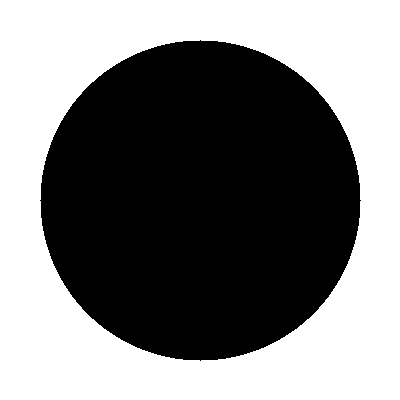
#> input picture TP2/Tp2VA/refs/circulo.png, 400 x 400 px
$ python detector.py
#> lines starting #> are read from the running program, lines starting #| are printed output that depends on the picture; after the words box and inside, x2 and y2 are one past the last pixel; in counts of white or black regions, pixels touching at a corner belong together
"""
Detector y clasificador de figuras geométricas
Universidad Austral - Visión Artificial - Proyecto 1

Estructura esperada:
  refs/circulo.png     <- imagen de referencia (fondo blanco, figura negra)
  refs/triangulo.png
  refs/cuadrado.png
  test.png             <- imagen a analizar (si no existe, usa webcam)

Controles (trackbars):
  Umbral      -> threshold blanco/negro
  Morfologia  -> tamaño del kernel morfológico para eliminar ruido
  Dist x100   -> distancia máxima de matchShapes para reconocer una figura
  Area minima -> descarta contornos más pequeños que este valor (px²)

Teclas: q / ESC para salir
"""

import cv2
import numpy as np
import os
import sys

REFS_DIR = "refs"
TEST_IMG = "test.png"

COLORES = {
    0: (50,  200,  50),
    1: (255, 150,  30),
    2: (30,  130, 255),
    3: (200,  30, 200),
}
COLOR_DESCONOCIDO = (0, 0, 220)


# ---------------------------------------------------------------------------
# Carga de referencias
# ---------------------------------------------------------------------------

def extraer_contorno_ref(path: str):
    """Carga una imagen de referencia y devuelve su contorno principal."""
    img = cv2.imread(path)
    if img is None:
        return None
    gray = cv2.cvtColor(img, cv2.COLOR_BGR2GRAY)

    # Threshold fijo: figura negra (0) sobre fondo blanco (255)
    _, bw = cv2.threshold(gray, 127, 255, cv2.THRESH_BINARY_INV)
    cnts, _ = cv2.findContours(bw, cv2.RETR_EXTERNAL, cv2.CHAIN_APPROX_NONE)

    if not cnts:
        # Intentar al revés: figura blanca sobre fondo negro
        _, bw = cv2.threshold(gray, 127, 255, cv2.THRESH_BINARY)
        cnts, _ = cv2.findContours(bw, cv2.RETR_EXTERNAL, cv2.CHAIN_APPROX_NONE)

    if not cnts:
        return None
    return max(cnts, key=cv2.contourArea)


def cargar_referencias(refs_dir: str) -> dict:
    refs = {}
    if not os.path.isdir(refs_dir):
        return refs
    for fname in sorted(os.listdir(refs_dir)):
        if os.path.splitext(fname)[1].lower() not in (".png", ".jpg", ".jpeg", ".bmp"):
            continue
        nombre   = os.path.splitext(fname)[0]
        contorno = extraer_contorno_ref(os.path.join(refs_dir, fname))
        if contorno is not None:
            refs[nombre] = contorno
            print(f"  [OK] '{nombre}'  ({len(contorno)} puntos)")
        else:
            print(f"  [WARN] sin contorno en {fname}")
    return refs


# ---------------------------------------------------------------------------
# Referencias sintéticas de respaldo
# ---------------------------------------------------------------------------

def _triangulo_eq(cx, cy, r):
    pts = []
    for i in range(3):
        a = np.radians(90 + 120 * i)
        pts.append([int(cx + r * np.cos(a)), int(cy - r * np.sin(a))])
    return np.array(pts, np.int32)


def generar_referencias_sinteticas() -> dict:
    tam  = 300
    refs = {}

    img = np.zeros((tam, tam), np.uint8)
    cv2.circle(img, (tam // 2, tam // 2), tam // 2 - 20, 255, -1)
    cnts, _ = cv2.findContours(img, cv2.RETR_EXTERNAL, cv2.CHAIN_APPROX_NONE)
    refs["circulo"] = max(cnts, key=cv2.contourArea)

    img = np.zeros((tam, tam), np.uint8)
    cv2.fillPoly(img, [_triangulo_eq(tam // 2, tam // 2, tam // 2 - 20)], 255)
    cnts, _ = cv2.findContours(img, cv2.RETR_EXTERNAL, cv2.CHAIN_APPROX_NONE)
    refs["triangulo"] = max(cnts, key=cv2.contourArea)

    img = np.zeros((tam, tam), np.uint8)
    cv2.rectangle(img, (20, 20), (tam - 20, tam - 20), 255, -1)
    cnts, _ = cv2.findContours(img, cv2.RETR_EXTERNAL, cv2.CHAIN_APPROX_NONE)
    refs["cuadrado"] = max(cnts, key=cv2.contourArea)

    return refs


# ---------------------------------------------------------------------------
# Procesamiento de un frame
# ---------------------------------------------------------------------------

def procesar_frame(frame, referencias: dict,
                   umbral: int, tam_morfo: int,
                   dist_max: float, area_min: int):
    gray = cv2.cvtColor(frame, cv2.COLOR_BGR2GRAY)

    # 1. Threshold
    _, binaria = cv2.threshold(gray, umbral, 255, cv2.THRESH_BINARY_INV)

    # 2. Morfología para eliminar ruido
    if tam_morfo > 0:
        k      = 2 * tam_morfo + 1
        kernel = cv2.getStructuringElement(cv2.MORPH_ELLIPSE, (k, k))
        binaria = cv2.morphologyEx(binaria, cv2.MORPH_CLOSE, kernel)
        binaria = cv2.morphologyEx(binaria, cv2.MORPH_OPEN,  kernel)

    # 3. Contornos
    cnts, _ = cv2.findContours(binaria, cv2.RETR_EXTERNAL, cv2.CHAIN_APPROX_SIMPLE)

    salida  = frame.copy()
    nombres = list(referencias.keys())

    for cnt in cnts:
        # 4. Filtrar por área mínima
        if cv2.contourArea(cnt) < area_min:
            continue

        # 5. matchShapes contra cada referencia
        mejor_nombre    = None
        mejor_distancia = float("inf")
        for nombre, ref_cnt in referencias.items():
            dist = cv2.matchShapes(cnt, ref_cnt, cv2.CONTOURS_MATCH_I2, 0)
            if dist < mejor_distancia:
                mejor_distancia = dist
                mejor_nombre    = nombre

        # 6. Clasificar
        x, y, w, h = cv2.boundingRect(cnt)
        if mejor_distancia <= dist_max:
            idx      = nombres.index(mejor_nombre) % len(COLORES)
            color    = COLORES[idx]
            etiqueta = f"{mejor_nombre}  d={mejor_distancia:.3f}"
        else:
            color    = COLOR_DESCONOCIDO
            etiqueta = f"desconocido  d={mejor_distancia:.3f}"

        # 7. Anotar
        cv2.rectangle(salida, (x, y), (x + w, y + h), color, 2)
        (tw, th), _ = cv2.getTextSize(etiqueta, cv2.FONT_HERSHEY_SIMPLEX, 0.65, 2)
        cv2.rectangle(salida, (x, y - th - 8), (x + tw + 4, y), color, -1)
        cv2.putText(salida, etiqueta, (x + 2, y - 4),
                    cv2.FONT_HERSHEY_SIMPLEX, 0.65, (255, 255, 255), 2, cv2.LINE_AA)

    return salida, binaria


# ---------------------------------------------------------------------------
# Panel lateral de referencias
# ---------------------------------------------------------------------------

def construir_panel_refs(referencias: dict, alto: int) -> np.ndarray:
    pw    = 170
    panel = np.zeros((alto, pw, 3), np.uint8)
    if not referencias:
        return panel

    nombres   = list(referencias.keys())
    h_item    = max(10, alto // len(referencias))

    cv2.putText(panel, "REFERENCIAS", (8, 14),
                cv2.FONT_HERSHEY_SIMPLEX, 0.4, (180, 180, 180), 1)

    for i, (nombre, cnt) in enumerate(referencias.items()):
        y0     = i * h_item + 20
        color  = COLORES[i % len(COLORES)]
        canvas = np.zeros((h_item - 30, pw - 20, 3), np.uint8)

        xc, yc, wc, hc = cv2.boundingRect(cnt)
        sc = min((canvas.shape[1] - 10) / max(wc, 1),
                 (canvas.shape[0] - 10) / max(hc, 1))
        nc = cnt.astype(np.float32).copy()
        nc[:, :, 0] = (nc[:, :, 0] - xc) * sc + 5
        nc[:, :, 1] = (nc[:, :, 1] - yc) * sc + 5
        cv2.drawContours(canvas, [nc.astype(np.int32)], -1, color, 2)
        cv2.putText(canvas, nombre, (3, canvas.shape[0] - 4),
                    cv2.FONT_HERSHEY_SIMPLEX, 0.5, color, 1, cv2.LINE_AA)

        h_c = canvas.shape[0]
        if y0 + h_c <= alto:
            panel[y0:y0 + h_c, 10:10 + canvas.shape[1]] = canvas

    return panel


# ---------------------------------------------------------------------------
# Main
# ---------------------------------------------------------------------------

def main():
    print("=" * 50)
    print(" Detector de Figuras Geometricas")
    print("=" * 50)

    print(f"\nCargando referencias desde '{REFS_DIR}/'...")
    referencias = cargar_referencias(REFS_DIR)
#> in extraer_contorno_ref, img is the input picture: shape (400, 400, 3); 49.8% white; 1 white region, box (x1, y1, x2, y2) and area: (0, 0, 400, 400) 79619
#> in extraer_contorno_ref, `_, bw = cv2.threshold(gray, 127, 255, cv2.THRESH_BINARY_INV)`: bw: shape (400, 400); 50.2% white; 1 black region
#> in extraer_contorno_ref, `cnts, _ = cv2.findContours(bw, cv2.RETR_EXTERNAL, cv2.CHAIN_APPROX_NONE)`: cnts = 1 contour; box (x1, y1, x2, y2) and area: (40, 40, 361, 361) 79928
#|   [OK] 'circulo'  (904 puntos)
#> referencias = 3 items

    if not referencias:
        print("No se encontraron referencias. Usando sintéticas.")
        referencias = generar_referencias_sinteticas()
        print(f"Figuras disponibles: {list(referencias.keys())}")
    else:
        print(f"Figuras cargadas: {list(referencias.keys())}")
#| Figuras cargadas: ['circulo', 'cuadrado', 'triangulo']

    usar_webcam = not os.path.isfile(TEST_IMG)
    if usar_webcam:
        print("\nNo se encontró 'test.png' → usando webcam.")
        cap = cv2.VideoCapture(0)
        if not cap.isOpened():
            print("ERROR: no se pudo abrir la webcam.")
            sys.exit(1)
    else:
        print(f"\nImagen de prueba: {TEST_IMG}")

    WIN_CFG = "Configuracion"
    WIN_OUT = "Deteccion de Figuras Geometricas"
    WIN_BIN = "Imagen Binaria"

    cv2.namedWindow(WIN_CFG, cv2.WINDOW_NORMAL)
    cv2.resizeWindow(WIN_CFG, 420, 140)
    cv2.createTrackbar("Umbral",      WIN_CFG, 127,  255,   lambda v: None)
    cv2.createTrackbar("Morfologia",  WIN_CFG,   2,   20,   lambda v: None)
    cv2.createTrackbar("Dist x100",   WIN_CFG,  15,  200,   lambda v: None)
    cv2.createTrackbar("Area minima", WIN_CFG, 500, 10000,  lambda v: None)

    cv2.namedWindow(WIN_OUT, cv2.WINDOW_NORMAL)
    cv2.namedWindow(WIN_BIN, cv2.WINDOW_NORMAL)

    print("\nPresiona 'q' o ESC para salir.\n")

    while True:
        umbral   = cv2.getTrackbarPos("Umbral",      WIN_CFG)
        morfo    = cv2.getTrackbarPos("Morfologia",  WIN_CFG)
        dist_max = cv2.getTrackbarPos("Dist x100",   WIN_CFG) / 100.0
        area_min = max(1, cv2.getTrackbarPos("Area minima", WIN_CFG))

        if usar_webcam:
            ret, frame = cap.read()
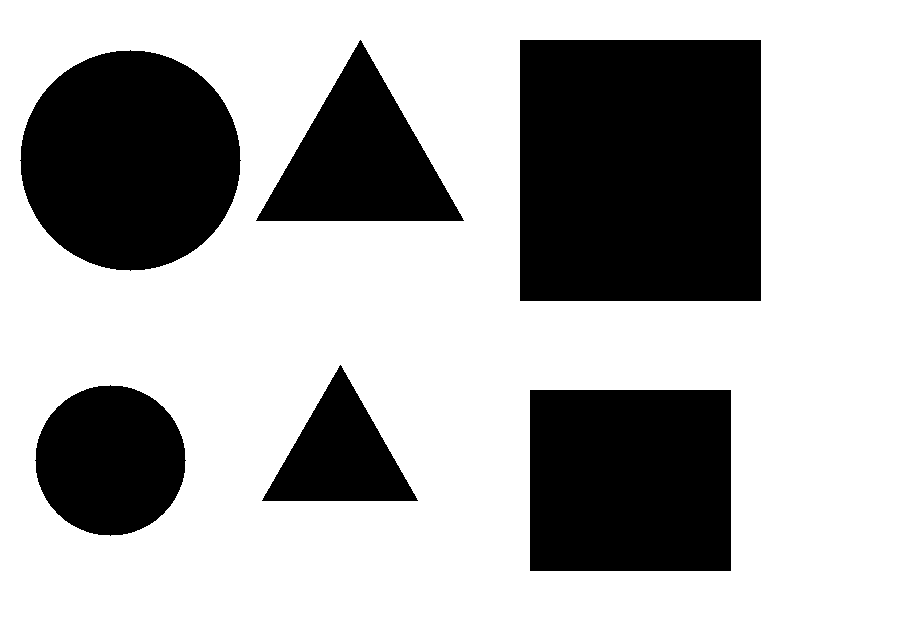
#> input picture TP2/Tp2VA/test2.png, 900 x 620 px, given in place of the camera
#> frame is the input picture: shape (620, 900, 3); 66.9% white; 6 black regions, box (x1, y1, x2, y2) and area: (520, 40, 761, 301) 62901, (20, 50, 241, 271) 37981, (530, 390, 731, 571) 36381, (256, 40, 464, 221) 18914, (35, 385, 186, 536) 17665, (262, 365, 418, 501) 10676
            if not ret:
                print("ERROR leyendo webcam.")
                break
        else:
            frame = cv2.imread(TEST_IMG)
            if frame is None:
                print(f"ERROR: no se pudo leer {TEST_IMG}")
                break

        salida, binaria = procesar_frame(
            frame, referencias, umbral, morfo, dist_max, area_min
        )
#> in procesar_frame, `binaria = cv2.morphologyEx(binaria, cv2.MORPH_OPEN,  kernel)`: binaria: shape (620, 900); 33.1% white; 6 white regions
#> in procesar_frame, `cnts, _ = cv2.findContours(binaria, cv2.RETR_EXTERNAL, cv2.CHAIN_APPRO..`: cnts = 6 contours; box (x1, y1, x2, y2) and area: (520, 40, 761, 301) 62394, (21, 50, 240, 271) 37668, (530, 390, 731, 571) 35994, (258, 42, 462, 221) 18616, (36, 385, 185, 536) 17450, (264, 367, 416, 501) 10448
#> in procesar_frame, `nombres = list(referencias.keys())`: nombres = ['circulo', 'cuadrado', 'triangulo']
#> the loop in procesar_frame, `for cnt in cnts:` made 6 passes
#> (x, y, w, h, idx, color, etiqueta, tw) on passes 1 to 6: (530, 390, 201, 181, 1, (255, 150, 30), 'cuadrado  d=0.002', 205), (36, 385, 149, 151, 0, (50, 200, 50), 'circulo  d=0.000', 178), (264, 367, 152, 134, 2, (30, 130, 255), 'triangulo  d=0.009', 199), (21, 50, 219, 221, 0, (50, 200, 50), 'circulo  d=0.000', 178), (258, 42, 204, 179, 2, (30, 130, 255), 'triangulo  d=0.005', 199), (520, 40, 241, 261, 1, (255, 150, 30), 'cuadrado  d=0.001', 205)
#> after the loop in procesar_frame, `for cnt in cnts:`:
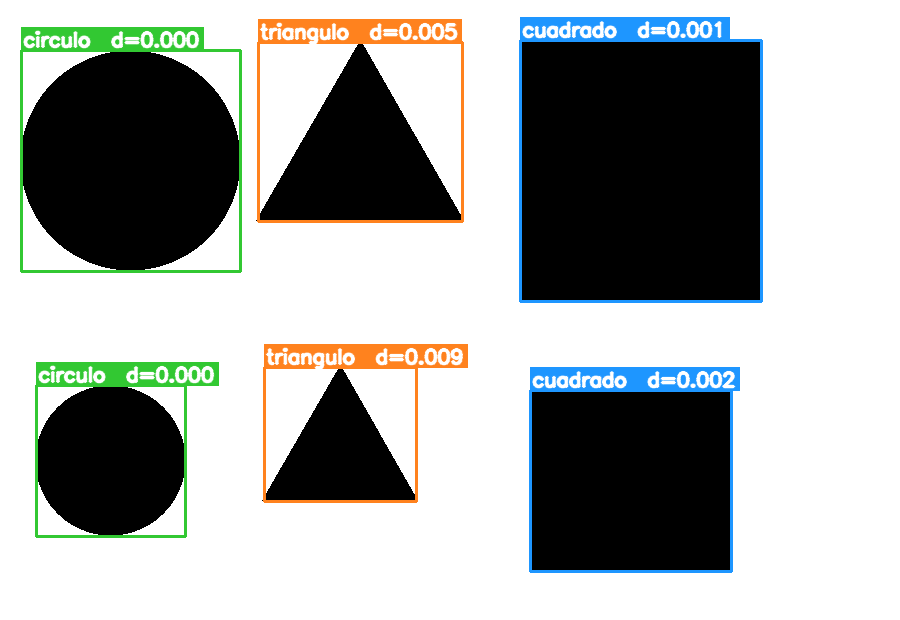
#> salida: shape (620, 900, 3); 6.28% of pixels changed, all inside (x1, y1, x2, y2) = (20, 17, 763, 573)

        panel          = construir_panel_refs(referencias, salida.shape[0])
#> in construir_panel_refs, `h_item    = max(10, alto // len(referencias))`: h_item = 206
#> in construir_panel_refs, `cv2.putText(panel, "REFERENCIAS", (8, 14), cv2.FONT_HERSHEY_SIMPLEX, 0..`:
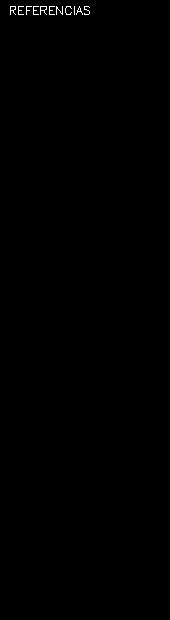
#> panel: shape (620, 170, 3); values 0 (black) and 180 (white), 0.22% white in thin lines or dots, all inside (x1, y1, x2, y2) = (10, 6, 90, 15)
#> the loop in construir_panel_refs, `for i, (nombre, cnt) in enumerate(referencias.items()):` made 3 passes
#> (nombre, y0, color, xc, wc, hc, sc) on passes 1 to 3: ('circulo', 20, (50, 200, 50), 40, 321, 321, 0.436), ('cuadrado', 226, (255, 150, 30), 40, 321, 321, 0.436), ('triangulo', 432, (30, 130, 255), 61, 278, 241, 0.504)
#> after the loop in construir_panel_refs, `for i, (nombre, cnt) in enumerate(referencias.items()):`:
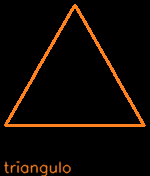
#> canvas: shape (176, 150, 3); mean of channels 0, 1, 2 1.7, 7.6, 14.9; drawn as B, G, R
#> after the loop in construir_panel_refs, `for i, (nombre, cnt) in enumerate(referencias.items()):`:
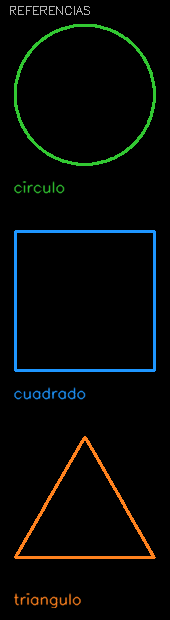
#> panel: shape (620, 170, 3); 5.42% of pixels changed, all inside (x1, y1, x2, y2) = (14, 24, 156, 608); drawn as B, G, R
        salida_c_panel = np.hstack([salida, panel])
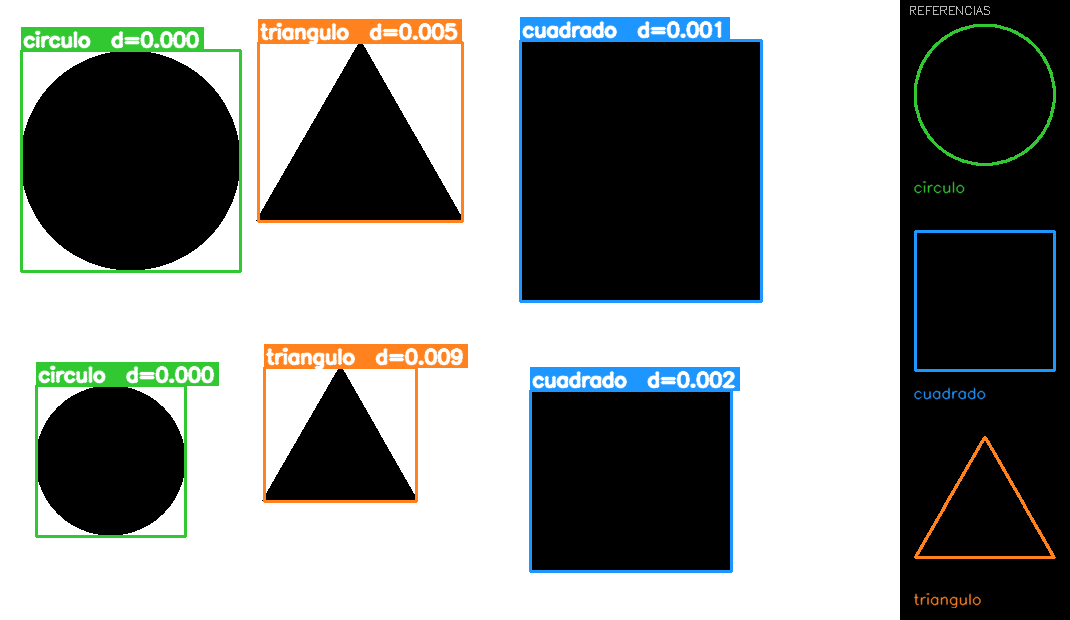
#> salida_c_panel: shape (620, 1070, 3); mean B, G, R 139.4, 141.6, 138.8

        cv2.imshow(WIN_OUT, salida_c_panel)
        cv2.imshow(WIN_BIN, binaria)

        espera = 1 if usar_webcam else 30
        if cv2.waitKey(espera) & 0xFF in (27, ord("q")):
#> (key q is pressed here)
            break

    if usar_webcam:
        cap.release()
    cv2.destroyAllWindows()


if __name__ == "__main__":
    main()
